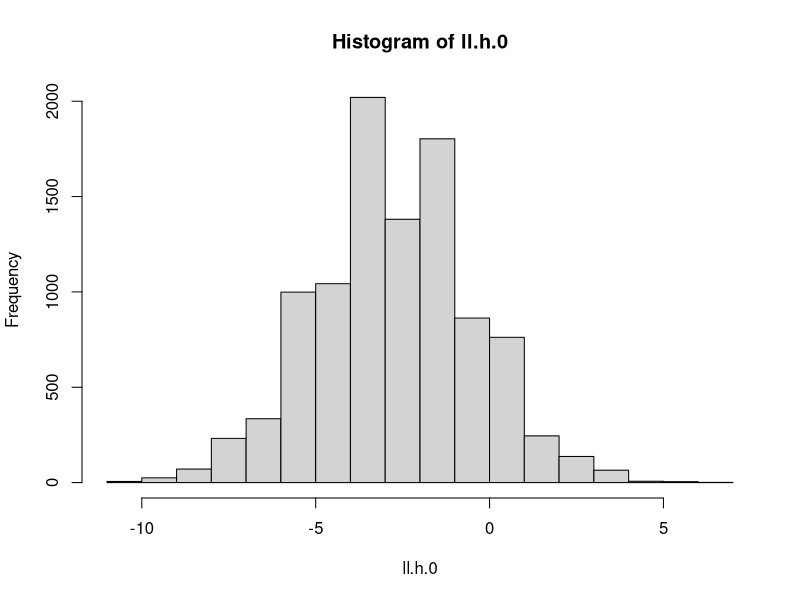

This chart was generated by the following R code:
# Binom(p, 2); n = 65
# H0: p = 0.5
# H1: p = 0.6

set.seed(0)

inf.f <- function(m, p)
{
  m/(p*(1 - p))
}

ll.stat <- function(x, m, p.0, p.1)
{
  n <- length(x)
  sum(x)*log((p.1*(1 - p.0))/(p.0*(1 - p.1))) + m*n*log((1 - p.1)/(1 - p.0))
}

m <- 2
p.0 <- 0.5
p.1 <- 0.6 # 0.5 + 0.1 = 0.5 + v/sqrt(65)

n <- 65
v <- sqrt(n)*0.1

alpha <- 0.05

C.alpha <- -v^2/2*inf.f(m, p.0) + qnorm(1 - alpha) * v * sqrt(inf.f(m, p.0))
beta.pi <- pnorm((C.alpha - v^2/2*inf.f(m, p.0))/(v*sqrt(inf.f(m, p.0))))

alpha.0 <- alpha
beta.0 <- alpha
n.min <- (qnorm(1 - beta.0) + qnorm(1 - alpha.0))^2/(inf.f(m, p.0)*(p.1 - p.0)^2)

approx.ll.test <- function(x, m, p.0, p.1)
{
  ll.stat.x <- ll.stat(x, m, p.0, p.1)
  (ll.stat.x > C.alpha) * 1
}

B <- 10^4
ll.h.0 <- replicate(B, ll.stat(rbinom(n, m, p.0), m, p.0, p.1))
print(quantile(ll.h.0, 1 - alpha))
hist(ll.h.0)
